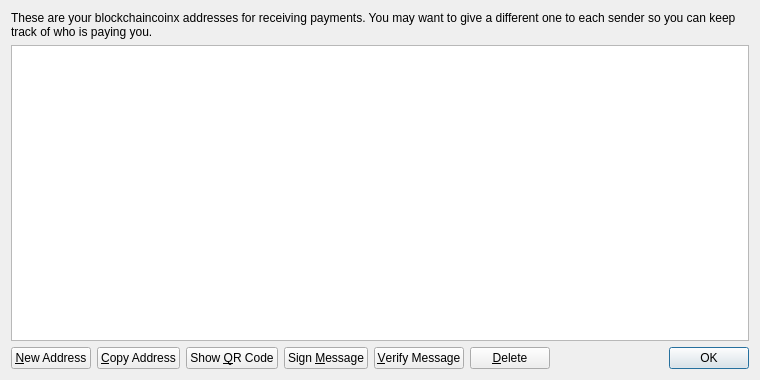
<?xml version="1.0" encoding="UTF-8"?>
<ui version="4.0">
 <class>AddressBookPage</class>
 <widget class="QWidget" name="AddressBookPage">
  <property name="geometry">
   <rect>
    <x>0</x>
    <y>0</y>
    <width>760</width>
    <height>380</height>
   </rect>
  </property>
  <property name="windowTitle">
   <string>Address Book</string>
  </property>
  <layout class="QVBoxLayout" name="verticalLayout">
   <item>
    <widget class="QLabel" name="labelExplanation">
     <property name="text">
      <string>These are your blockchaincoinx addresses for receiving payments. You may want to give a different one to each sender so you can keep track of who is paying you.</string>
     </property>
     <property name="textFormat">
      <enum>Qt::PlainText</enum>
     </property>
     <property name="wordWrap">
      <bool>true</bool>
     </property>
    </widget>
   </item>
   <item>
    <widget class="QTableView" name="tableView">
     <property name="contextMenuPolicy">
      <enum>Qt::CustomContextMenu</enum>
     </property>
     <property name="toolTip">
      <string>Double-click to edit address or label</string>
     </property>
     <property name="tabKeyNavigation">
      <bool>false</bool>
     </property>
     <property name="alternatingRowColors">
      <bool>true</bool>
     </property>
     <property name="selectionMode">
      <enum>QAbstractItemView::SingleSelection</enum>
     </property>
     <property name="selectionBehavior">
      <enum>QAbstractItemView::SelectRows</enum>
     </property>
     <property name="sortingEnabled">
      <bool>true</bool>
     </property>
     <attribute name="verticalHeaderVisible">
      <bool>false</bool>
     </attribute>
    </widget>
   </item>
   <item>
    <layout class="QHBoxLayout" name="horizontalLayout">
     <item>
      <widget class="QPushButton" name="newAddressButton">
       <property name="toolTip">
        <string>Create a new address</string>
       </property>
       <property name="text">
        <string>&amp;New Address</string>
       </property>
       <property name="icon">
        <iconset resource="../bitcoin.qrc">
         <normaloff>:/icons/add</normaloff>:/icons/add</iconset>
       </property>
      </widget>
     </item>
     <item>
      <widget class="QPushButton" name="copyToClipboard">
       <property name="toolTip">
        <string>Copy the currently selected address to the system clipboard</string>
       </property>
       <property name="text">
        <string>&amp;Copy Address</string>
       </property>
       <property name="icon">
        <iconset resource="../bitcoin.qrc">
         <normaloff>:/icons/editcopy</normaloff>:/icons/editcopy</iconset>
       </property>
      </widget>
     </item>
     <item>
      <widget class="QPushButton" name="showQRCode">
       <property name="text">
        <string>Show &amp;QR Code</string>
       </property>
       <property name="icon">
        <iconset resource="../bitcoin.qrc">
         <normaloff>:/icons/qrcode</normaloff>:/icons/qrcode</iconset>
       </property>
      </widget>
     </item>
     <item>
      <widget class="QPushButton" name="signMessage">
       <property name="toolTip">
        <string>Sign a message to prove you own a blockchaincoinx address</string>
       </property>
       <property name="text">
        <string>Sign &amp;Message</string>
       </property>
       <property name="icon">
        <iconset resource="../bitcoin.qrc">
         <normaloff>:/icons/edit</normaloff>:/icons/edit</iconset>
       </property>
      </widget>
     </item>
     <item>
      <widget class="QPushButton" name="verifyMessage">
       <property name="toolTip">
        <string>Verify a message to ensure it was signed with a specified blockchaincoinx address</string>
       </property>
       <property name="text">
        <string>&amp;Verify Message</string>
       </property>
       <property name="icon">
        <iconset resource="../bitcoin.qrc">
         <normaloff>:/icons/transaction_0</normaloff>:/icons/transaction_0</iconset>
       </property>
      </widget>
     </item>
     <item>
      <widget class="QPushButton" name="deleteButton">
       <property name="toolTip">
        <string>Delete the currently selected address from the list</string>
       </property>
       <property name="text">
        <string>&amp;Delete</string>
       </property>
       <property name="icon">
        <iconset resource="../bitcoin.qrc">
         <normaloff>:/icons/remove</normaloff>:/icons/remove</iconset>
       </property>
      </widget>
     </item>
     <item>
      <spacer name="horizontalSpacer">
       <property name="orientation">
        <enum>Qt::Horizontal</enum>
       </property>
       <property name="sizeHint" stdset="0">
        <size>
         <width>40</width>
         <height>20</height>
        </size>
       </property>
      </spacer>
     </item>
     <item>
      <widget class="QDialogButtonBox" name="buttonBox">
       <property name="sizePolicy">
        <sizepolicy hsizetype="Maximum" vsizetype="Fixed">
         <horstretch>0</horstretch>
         <verstretch>0</verstretch>
        </sizepolicy>
       </property>
       <property name="standardButtons">
        <set>QDialogButtonBox::Ok</set>
       </property>
      </widget>
     </item>
    </layout>
   </item>
  </layout>
 </widget>
 <resources>
  <include location="../bitcoin.qrc"/>
 </resources>
 <connections/>
</ui>
